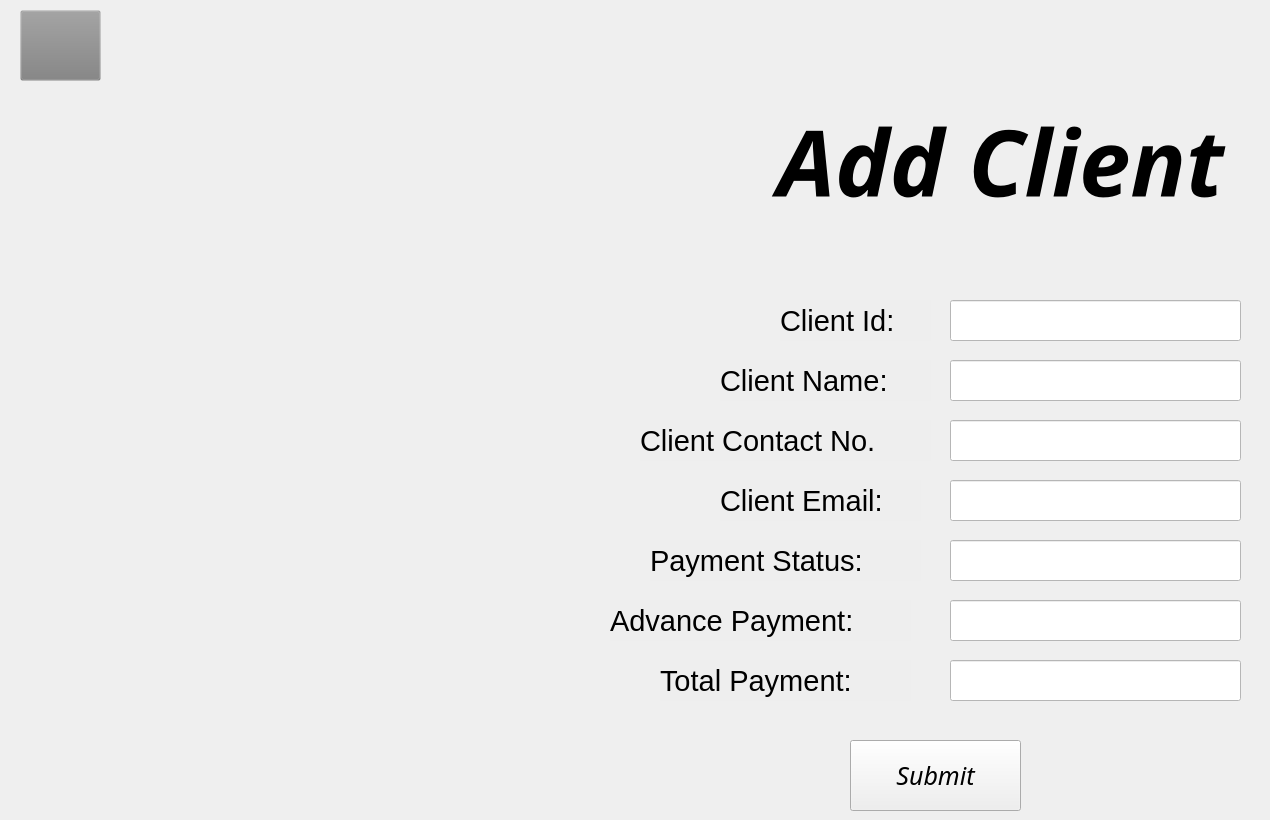
    <widget class="QWidget" name="ADDformforClient">
     <widget class="QPushButton" name="client_addform_backbutton">
      <property name="geometry">
       <rect>
        <x>20</x>
        <y>10</y>
        <width>81</width>
        <height>71</height>
       </rect>
      </property>
      <property name="styleSheet">
       <string notr="true">
background-color: rgb(128, 128, 128, 0.01);
border-image: url(:/back-button.png);</string>
      </property>
      <property name="text">
       <string/>
      </property>
     </widget>
     <widget class="QPushButton" name="pushButton_4">
      <property name="geometry">
       <rect>
        <x>850</x>
        <y>740</y>
        <width>171</width>
        <height>71</height>
       </rect>
      </property>
      <property name="font">
       <font>
        <family>Poppins</family>
        <pointsize>19</pointsize>
        <weight>50</weight>
        <italic>true</italic>
        <bold>false</bold>
       </font>
      </property>
      <property name="text">
       <string>Submit</string>
      </property>
     </widget>
     <widget class="QLabel" name="label_64">
      <property name="geometry">
       <rect>
        <x>640</x>
        <y>420</y>
        <width>291</width>
        <height>41</height>
       </rect>
      </property>
      <property name="font">
       <font>
        <pointsize>22</pointsize>
       </font>
      </property>
      <property name="styleSheet">
       <string notr="true">background-color:rgb(128,128,128,0.01);</string>
      </property>
      <property name="text">
       <string>Client Contact No.</string>
      </property>
     </widget>
     <widget class="QLineEdit" name="lineEdit_23">
      <property name="geometry">
       <rect>
        <x>950</x>
        <y>360</y>
        <width>291</width>
        <height>41</height>
       </rect>
      </property>
      <property name="font">
       <font>
        <pointsize>14</pointsize>
       </font>
      </property>
      <property name="styleSheet">
       <string notr="true">
background-color: white;</string>
      </property>
     </widget>
     <widget class="QLineEdit" name="lineEdit_22">
      <property name="geometry">
       <rect>
        <x>950</x>
        <y>600</y>
        <width>291</width>
        <height>41</height>
       </rect>
      </property>
      <property name="font">
       <font>
        <pointsize>14</pointsize>
       </font>
      </property>
      <property name="styleSheet">
       <string notr="true">
background-color: white;</string>
      </property>
     </widget>
     <widget class="QLabel" name="label_62">
      <property name="geometry">
       <rect>
        <x>720</x>
        <y>360</y>
        <width>211</width>
        <height>41</height>
       </rect>
      </property>
      <property name="font">
       <font>
        <pointsize>22</pointsize>
       </font>
      </property>
      <property name="styleSheet">
       <string notr="true">background-color:rgb(128,128,128,0.01);</string>
      </property>
      <property name="text">
       <string>Client Name:</string>
      </property>
     </widget>
     <widget class="QLineEdit" name="lineEdit_19">
      <property name="geometry">
       <rect>
        <x>950</x>
        <y>300</y>
        <width>291</width>
        <height>41</height>
       </rect>
      </property>
      <property name="font">
       <font>
        <pointsize>14</pointsize>
       </font>
      </property>
      <property name="styleSheet">
       <string notr="true">
background-color: white;</string>
      </property>
     </widget>
     <widget class="QLineEdit" name="lineEdit_20">
      <property name="geometry">
       <rect>
        <x>950</x>
        <y>480</y>
        <width>291</width>
        <height>41</height>
       </rect>
      </property>
      <property name="font">
       <font>
        <pointsize>14</pointsize>
       </font>
      </property>
      <property name="styleSheet">
       <string notr="true">
background-color: white;</string>
      </property>
     </widget>
     <widget class="QLineEdit" name="lineEdit_21">
      <property name="geometry">
       <rect>
        <x>950</x>
        <y>420</y>
        <width>291</width>
        <height>41</height>
       </rect>
      </property>
      <property name="font">
       <font>
        <pointsize>14</pointsize>
       </font>
      </property>
      <property name="styleSheet">
       <string notr="true">
background-color: white;</string>
      </property>
     </widget>
     <widget class="QLabel" name="label_61">
      <property name="geometry">
       <rect>
        <x>720</x>
        <y>480</y>
        <width>201</width>
        <height>41</height>
       </rect>
      </property>
      <property name="font">
       <font>
        <pointsize>22</pointsize>
       </font>
      </property>
      <property name="styleSheet">
       <string notr="true">background-color:rgb(128,128,128,0.01);</string>
      </property>
      <property name="text">
       <string>Client Email:</string>
      </property>
     </widget>
     <widget class="QLineEdit" name="lineEdit_18">
      <property name="geometry">
       <rect>
        <x>950</x>
        <y>540</y>
        <width>291</width>
        <height>41</height>
       </rect>
      </property>
      <property name="font">
       <font>
        <pointsize>14</pointsize>
       </font>
      </property>
      <property name="styleSheet">
       <string notr="true">
background-color: white;</string>
      </property>
     </widget>
     <widget class="QLabel" name="label_65">
      <property name="geometry">
       <rect>
        <x>610</x>
        <y>600</y>
        <width>301</width>
        <height>41</height>
       </rect>
      </property>
      <property name="font">
       <font>
        <pointsize>22</pointsize>
       </font>
      </property>
      <property name="styleSheet">
       <string notr="true">background-color:rgb(128,128,128,0.01);</string>
      </property>
      <property name="text">
       <string>Advance Payment:</string>
      </property>
     </widget>
     <widget class="QLabel" name="label_41">
      <property name="geometry">
       <rect>
        <x>740</x>
        <y>100</y>
        <width>521</width>
        <height>121</height>
       </rect>
      </property>
      <property name="font">
       <font>
        <family>JasmineUPC</family>
        <pointsize>69</pointsize>
        <weight>75</weight>
        <italic>true</italic>
        <bold>true</bold>
       </font>
      </property>
      <property name="styleSheet">
       <string notr="true">background-color: rgb(128, 128, 128, 0.001);</string>
      </property>
      <property name="text">
       <string>Add Client</string>
      </property>
      <property name="alignment">
       <set>Qt::AlignCenter</set>
      </property>
     </widget>
     <widget class="QLabel" name="label_60">
      <property name="geometry">
       <rect>
        <x>650</x>
        <y>540</y>
        <width>271</width>
        <height>41</height>
       </rect>
      </property>
      <property name="font">
       <font>
        <pointsize>22</pointsize>
       </font>
      </property>
      <property name="styleSheet">
       <string notr="true">background-color:rgb(128,128,128,0.01);</string>
      </property>
      <property name="text">
       <string>Payment Status:</string>
      </property>
     </widget>
     <widget class="QLabel" name="label_63">
      <property name="geometry">
       <rect>
        <x>780</x>
        <y>300</y>
        <width>151</width>
        <height>41</height>
       </rect>
      </property>
      <property name="font">
       <font>
        <pointsize>22</pointsize>
       </font>
      </property>
      <property name="styleSheet">
       <string notr="true">background-color:rgb(128,128,128,0.01);</string>
      </property>
      <property name="text">
       <string>Client Id:</string>
      </property>
     </widget>
     <widget class="QLineEdit" name="lineEdit_24">
      <property name="geometry">
       <rect>
        <x>950</x>
        <y>660</y>
        <width>291</width>
        <height>41</height>
       </rect>
      </property>
      <property name="font">
       <font>
        <pointsize>14</pointsize>
       </font>
      </property>
      <property name="styleSheet">
       <string notr="true">
background-color: white;</string>
      </property>
     </widget>
     <widget class="QLabel" name="label_67">
      <property name="geometry">
       <rect>
        <x>660</x>
        <y>660</y>
        <width>251</width>
        <height>41</height>
       </rect>
      </property>
      <property name="font">
       <font>
        <pointsize>22</pointsize>
       </font>
      </property>
      <property name="styleSheet">
       <string notr="true">background-color:rgb(128,128,128,0.01);</string>
      </property>
      <property name="text">
       <string>Total Payment:</string>
      </property>
     </widget>
    </widget>
